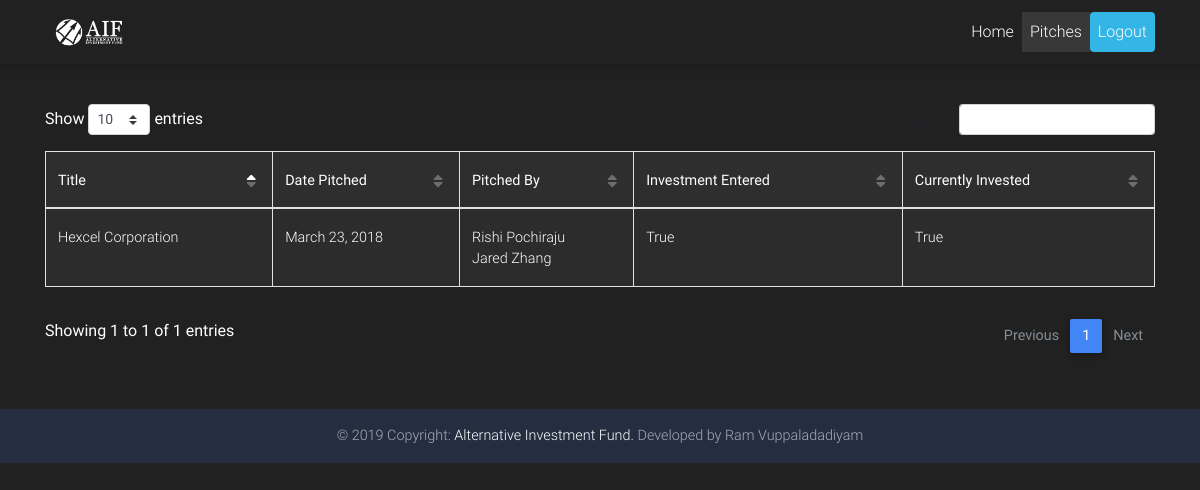
/edge/pitches/ (signed in), run on the app's committed database.
### edge/models.py (models this page shows, shortened)
class Pitch(models.Model):
    title = models.CharField(max_length=200)
    stock_exchange_abbreviation = models.CharField(max_length=30, default="NYSE")
    stock_ticker = models.CharField(max_length=30, default="AAPL")
    pitch_date = models.DateField("date pitched")
    pitchers = models.ManyToManyField(Member)
    vote_count_for = models.PositiveIntegerField(default=0)
    vote_count_against = models.PositiveIntegerField(default=0)
    investment_strategy = models.CharField(max_length=4, choices=[("RV", "Relative Value"), ("SSG", "Special Situations"), ("GM", "Global Macro"), ("Risk", "Risk")], default="RV")
    investment_entered = models.BooleanField(default=False)
    pitch_price = models.FloatField(default=0.0)
    entry_date = models.DateField(null=True, blank=True)
    entry_price = models.FloatField(null=True, blank=True)
    currently_invested = models.BooleanField(default=False)
    theses_for_investment = models.TextField(default="No Theses")
    misperceptions = models.TextField(default="No Misperceptions")
    major_concerns = models.TextField(default="No Major Concerns")
    reasons_for_weight = models.TextField(default="No Reasons for Weight")
    key_signposts = models.TextField(default="No Key Signposts")
    catalysts = models.TextField(default="No Catalysts")
    threats_downsides = models.TextField(default="No Threats")
    other_notes = models.TextField(default="No Other Notes")

class Member(models.Model):
    first_name = models.CharField(max_length=200)
    last_name = models.CharField(max_length=200)
    grad_year = models.PositiveIntegerField()
    def __str__(self):
        return self.first_name + " " + self.last_name

### edge/views.py (the view)
# urls.py: path('pitches/', views.pitches, name='pitches'),
@login_required
def pitches(request):
    template_name = 'edge/pitches.html'
    pitch_list = Pitch.objects.all()
    context = {
    	'pitch_list': pitch_list
    }
    return render(request, template_name, context)

### edge/templates/edge/pitches.html (shortened to what this page needs)
<!DOCTYPE html>
<html lang="en">
<head>
    {% load static %}
    <link rel="stylesheet" href="https://use.fontawesome.com/releases/v5.11.2/css/all.css">
    <link rel="stylesheet" href="{% static 'edge/css/bootstrap.min.css' %}">
    <link rel="stylesheet" href="{% static 'edge/css/mdb.min.css' %}">
    <link rel="stylesheet" href="{% static 'edge/css/addons/datatables.min.css' %}">
    <link rel="stylesheet" href="{% static 'edge/css/style.min.css' %}">
</head>
<body class="elegant-color-dark">
    <header>
        <nav class="navbar fixed-top navbar-expand-lg navbar-dark elegant-color-dark scrolling-navbar">
            <div class="container">
                <a class="navbar-brand waves-effect my-0" href="{% url 'edge:dashboard' %}">
                    <img src="{% static 'edge/img/AIF_logo_white.png' %}" class="image-fluid" style="width: 96px; margin-top: -16px; margin-bottom: -16px;">
                </a>
                <div class="collapse navbar-collapse" id="navbarSupportedContent" style="margin-bottom: -16px;">
                    <ul class="navbar-nav">
                        <li class="nav-item">
                            <a class="nav-link waves-effect" href="{% url 'edge:dashboard' %}">Home
                            </a>
                        </li>
                        <li class="nav-item active">
                            <a class="nav-link waves-effect" href="{% url 'edge:pitches' %}">Pitches</a>
                        </li>
                        {% if user.is_authenticated %}
                            <li class="nav-item btn-info rounded mb-3">
                                <a class="nav-link waves-effect" href="{% url 'edge:logout' %}">Logout</a>
                            </li>
                        {% else %}
                          <li class="nav-item btn-info rounded mb-3">
                                <a class="nav-link waves-effect" href="{% url 'edge:login' %}">Login</a>
                            </li>
                        {% endif %}
                    </ul>
                </div>
            </div>
        </nav>
    </header>
    <main class="mt-5 pt-5">
        <div class="container">
            <table id="dtBasicExample" class="table table-striped table-bordered text-white elegant-color" cellspacing="0" width="100%">
              <thead>
                <tr>
                  <th class="th-sm">Title</th>
                  <th class="th-sm">Date Pitched</th>
                  <th class="th-sm">Pitched By</th>
                  <th class="th-sm">Investment Entered</th>
                  <th class="th-sm">Currently Invested</th>
                </tr>
              </thead>
              <tbody>
                {% for pitch in pitch_list %}
                    <tr onclick="window.location='{% url 'edge:pitch' pitch.id %}'">
                      <td>{{ pitch.title }}
                      <td>{{ pitch.pitch_date }}</td>
                      <td>
                          {% for member in pitch.pitchers.all %}
                              {{ member }}
                              {% if not forloop.last %}
                                  <br />
                              {% endif %}
                          {% endfor %}
                      </td>
                      <td>{{ pitch.investment_entered }}</td>
                      <td>{{ pitch.currently_invested }}</td>
                    </tr>
                {% empty %}
                    <p>No pitches are available.</p>
                {% endfor %}
              </tbody>
            </table>
        </div>
    </main>
    <footer class="page-footer text-center font-small mdb-color darken-2 mt-4">
        <div class="footer-copyright py-3">
            © 2019 Copyright:
            <a href="https://www.aifatuva.com" target="_blank"> Alternative Investment Fund.</a> Developed by Ram Vuppaladadiyam
        </div>
    </footer>
</body>
</html>

### data on the page
Pitch: title "Hexcel Corporation", pitch_date "March 23, 2018", investment_entered "True", currently_invested "True"
Member: first_name+last_name "Rishi Pochiraju"
Member: first_name+last_name "Jared Zhang"
